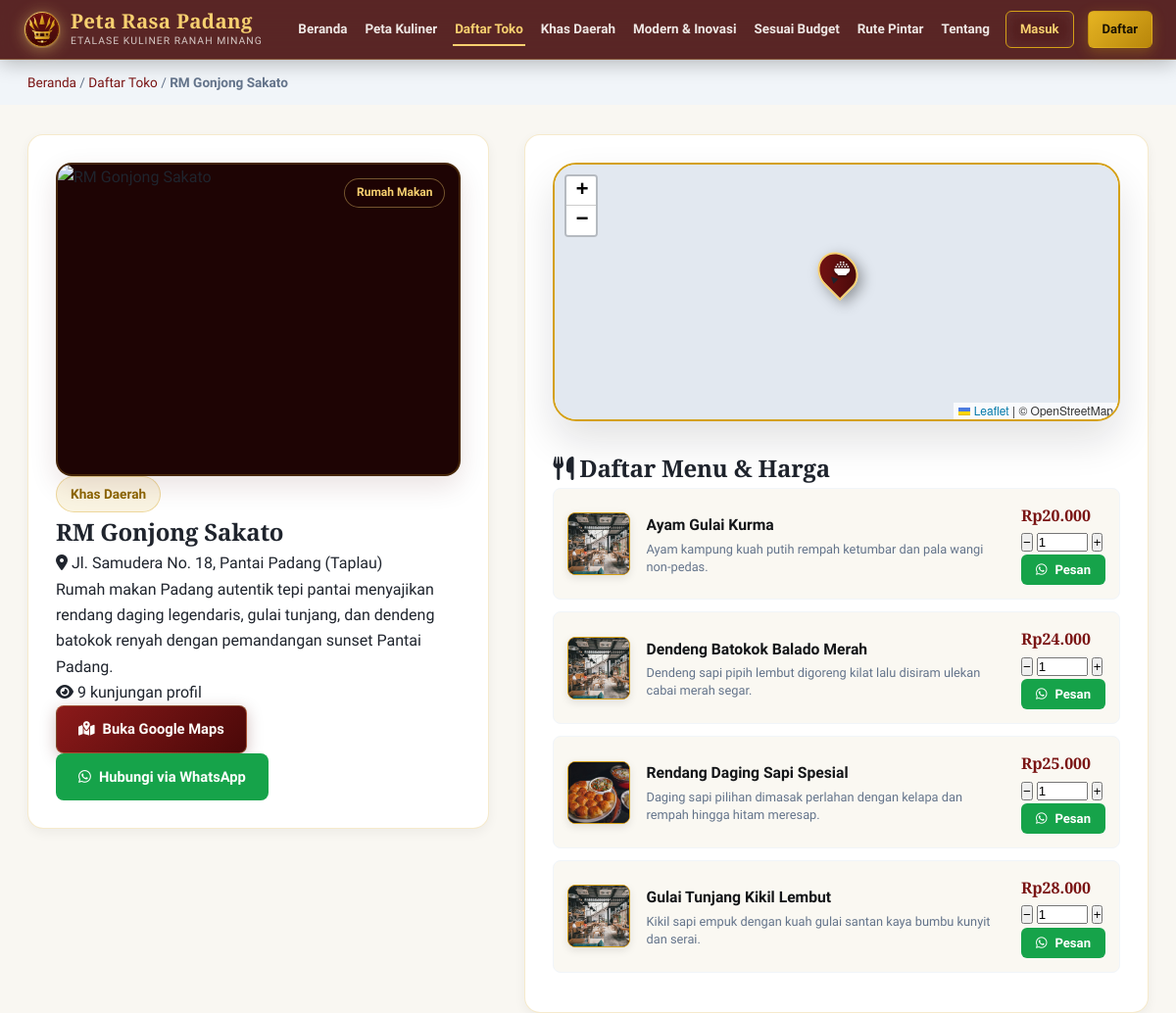
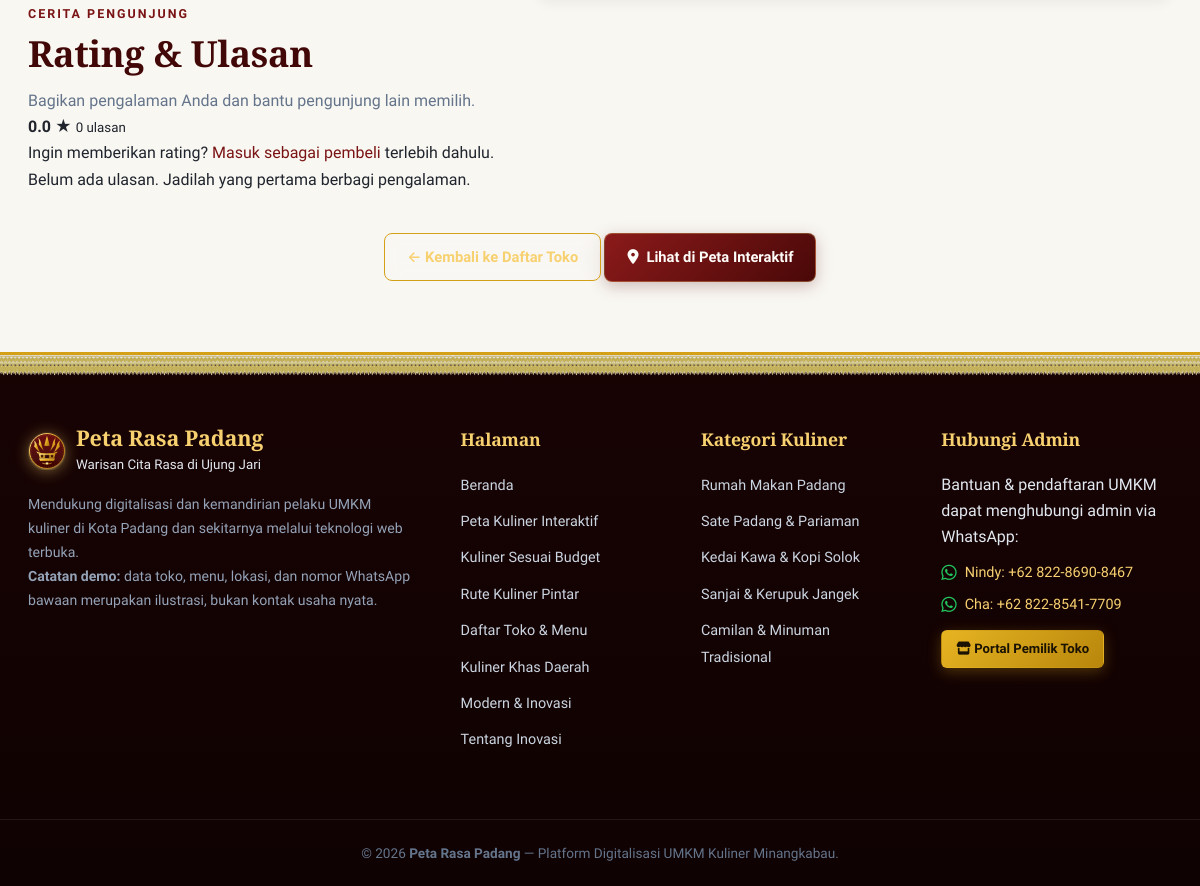
Screenshot of /detail.php?id=1 with the database file from the repository (2 pictures, top to bottom).
### tables this page shows
CREATE TABLE `toko` (
  `id_toko` int(11) NOT NULL AUTO_INCREMENT,
  `nama_toko` varchar(100) NOT NULL,
  `alamat` varchar(255) DEFAULT NULL,
  `kategori` varchar(50) DEFAULT NULL,
  `deskripsi` text DEFAULT NULL,
  `latitude` decimal(10,7) NOT NULL,
  `longitude` decimal(10,7) NOT NULL,
  `foto` varchar(255) DEFAULT NULL,
  `no_wa` varchar(20) DEFAULT NULL,
  `jam_buka` varchar(100) DEFAULT NULL,
  `is_khas` tinyint(1) DEFAULT 0,
  `is_hidden_gem` tinyint(1) DEFAULT 0,
  `visit_count` int(11) DEFAULT 0,
  `whatsapp_views` int(11) DEFAULT 0,
  `id_pemilik` int(11) DEFAULT NULL,
  PRIMARY KEY (`id_toko`),
  KEY `fk_toko_pemilik` (`id_pemilik`),
  CONSTRAINT `fk_toko_pemilik` FOREIGN KEY (`id_pemilik`) REFERENCES `users` (`id_user`) ON DELETE SET NULL
);

CREATE TABLE `menu` (
  `id_menu` int(11) NOT NULL AUTO_INCREMENT,
  `id_toko` int(11) NOT NULL,
  `nama_menu` varchar(100) NOT NULL,
  `harga` int(11) DEFAULT NULL,
  `deskripsi` varchar(255) DEFAULT NULL,
  `foto_menu` varchar(255) DEFAULT NULL,
  PRIMARY KEY (`id_menu`),
  KEY `id_toko` (`id_toko`),
  CONSTRAINT `menu_ibfk_1` FOREIGN KEY (`id_toko`) REFERENCES `toko` (`id_toko`) ON DELETE CASCADE
);

### detail.php (the view, shortened to what this page needs)
<?php
require_once 'koneksi.php';
$id_toko = (int)($_GET['id'] ?? 0);
$stmt = mysqli_prepare($koneksi, "SELECT * FROM toko WHERE id_toko = ?");
mysqli_stmt_bind_param($stmt, "i", $id_toko);
mysqli_stmt_execute($stmt);
$toko = mysqli_fetch_assoc(mysqli_stmt_get_result($stmt));
$stmt_m = mysqli_prepare($koneksi, "SELECT * FROM menu WHERE id_toko = ? ORDER BY harga ASC");
mysqli_stmt_bind_param($stmt_m, "i", $id_toko);
mysqli_stmt_execute($stmt_m);
$res_menu = mysqli_stmt_get_result($stmt_m);
$foto = !empty($toko['foto']) ? 'assets/img/' . $toko['foto'] : 'assets/img/default.png';
$maps_url = "https://www.google.com/maps?q=" . $toko['latitude'] . "," . $toko['longitude'];
$no_wa = $toko['no_wa'] ?? '';
$csrf_ulasan = $_SESSION['csrf_ulasan'] ?? bin2hex(random_bytes(32));
$stmt_rating = mysqli_prepare(
    $koneksi,
    "SELECT COUNT(*) AS total_ulasan, COALESCE(AVG(rating), 0) AS rata_rating
     FROM ulasan WHERE id_toko = ?"
);
mysqli_stmt_bind_param($stmt_rating, "i", $id_toko);
mysqli_stmt_execute($stmt_rating);
$ringkasan_rating = mysqli_fetch_assoc(mysqli_stmt_get_result($stmt_rating));
$ulasan_saya = null;
$stmt_ulasan_list = mysqli_prepare(
    $koneksi,
    "SELECT u.rating, u.komentar, u.balasan, u.created_at, u.replied_at, users.username
     FROM ulasan u
     INNER JOIN users ON users.id_user = u.id_user
     WHERE u.id_toko = ?
     ORDER BY u.created_at DESC"
);
mysqli_stmt_bind_param($stmt_ulasan_list, "i", $id_toko);
mysqli_stmt_execute($stmt_ulasan_list);
$res_ulasan = mysqli_stmt_get_result($stmt_ulasan_list);
$badges = [];
if (!empty($toko['is_khas'])) $badges[] = 'Khas Daerah';
?>
<!DOCTYPE html>
<html lang="id">
<head>
    <link rel="stylesheet" href="https://unpkg.com/leaflet@1.9.4/dist/leaflet.css">
    <link rel="stylesheet" href="assets/css/style.css">
    <link rel="stylesheet" href="https://cdnjs.cloudflare.com/ajax/libs/font-awesome/6.5.1/css/all.min.css">
</head>
<body>
    <?php include 'navbar.php'; ?>
    <section style="background:#F1F5F9;padding:12px 0;">
        <div style="max-width:1280px;margin:0 auto;padding:0 28px;font-size:0.85rem;color:#64748B;">
            <a href="index.php" style="color:var(--merah-utama);">Beranda</a>
            / <a href="toko.php" style="color:var(--merah-utama);">Daftar Toko</a>
            / <span style="font-weight:600;"><?= htmlspecialchars($toko['nama_toko']); ?></span>
        </div>
    </section>
    <section class="section-container" style="margin-top:30px;">
        <div class="detail-grid">
            <div class="detail-left">
                <div class="detail-img-wrapper">
                    <img src="<?= htmlspecialchars($foto); ?>" alt="<?= htmlspecialchars($toko['nama_toko']); ?>" class="detail-img" onerror="this.src='https://images.unsplash.com/photo-1555396273-367ea4eb4db5?w=500&q=80'">
                    <span class="card-badge" style="position:absolute;top:14px;right:14px;"><?= htmlspecialchars($toko['kategori']); ?></span>
                </div>
                <div class="detail-badges">
                    <?php foreach ($badges as $b): ?>
                        <span class="badge badge-gold" style="font-size:0.85rem;padding:6px 14px;"><?= htmlspecialchars($b); ?></span>
                    <?php endforeach; ?>
                </div>
                <h1 class="detail-title"><?= htmlspecialchars($toko['nama_toko']); ?></h1>
                <p class="detail-alamat"><i class="fa-solid fa-location-dot"></i> <?= htmlspecialchars($toko['alamat']); ?></p>
                <p class="detail-deskripsi"><?= htmlspecialchars($toko['deskripsi']); ?></p>
                <div class="detail-stat-row">
                    <span><i class="fa-solid fa-eye"></i> <?= (int)$toko['visit_count']; ?> kunjungan profil</span>
                </div>
                <div class="detail-actions">
                    <a href="<?= $maps_url; ?>" target="_blank" class="btn btn-primary"><i class="fa-solid fa-map-location-dot"></i> Buka Google Maps</a>
                    <?php if (!empty($no_wa)): ?>
                        <a href="https://wa.me/<?= htmlspecialchars($no_wa); ?>?text=<?= urlencode("Halo *" . $toko['nama_toko'] . "*, saya ingin bertanya seputar menu & pemesanan via Peta Rasa Padang."); ?>" target="_blank" class="btn" style="background:#16a34a;color:#fff;"><i class="fa-brands fa-whatsapp"></i> Hubungi via WhatsApp</a>
                    <?php endif; ?>
                </div>
            </div>
            <div class="detail-right">
                <div class="map-wrapper" style="margin-bottom:28px;">
                    <div id="detail-map" class="main-map" style="height:260px;"></div>
                </div>
                <div class="detail-menu-section">
                    <h2 class="detail-menu-title"><i class="fa-solid fa-utensils"></i> Daftar Menu & Harga</h2>
                    <?php if (mysqli_num_rows($res_menu) > 0): ?>
                        <div class="detail-menu-list">
                            <?php while ($m = mysqli_fetch_assoc($res_menu)):
                                $harga_fmt = 'Rp' . number_format($m['harga'], 0, ',', '.');
                                $foto_m = !empty($m['foto_menu']) ? 'assets/img/' . $m['foto_menu'] : 'assets/img/default.png';
                            ?>
                                <div class="detail-menu-item" data-id_menu="<?= $m['id_menu']; ?>" data-nama="<?= htmlspecialchars($m['nama_menu']); ?>" data-harga="<?= $m['harga']; ?>" data-nama_toko="<?= htmlspecialchars($toko['nama_toko']); ?>" data-no_wa="<?= htmlspecialchars($no_wa); ?>">
                                    <div class="menu-thumb-box">
                                        <img src="<?= htmlspecialchars($foto_m); ?>" alt="<?= htmlspecialchars($m['nama_menu']); ?>" class="menu-thumb-img" onerror="this.src='assets/img/default.png'">
                                    </div>
                                    <div class="menu-item-info">
                                        <strong><?= htmlspecialchars($m['nama_menu']); ?></strong>
                                        <?php if (!empty($m['deskripsi'])): ?>
                                            <small class="text-muted"><?= htmlspecialchars($m['deskripsi']); ?></small>
                                        <?php endif; ?>
                                    </div>
                                    <div class="menu-item-right">
                                        <span class="menu-item-price"><?= $harga_fmt; ?></span>
                                        <?php if (!empty($no_wa)): ?>
                                            <div class="menu-item-qty">
                                                <button class="qty-btn qty-minus">−</button>
                                                <input type="number" class="qty-input" value="1" min="1" max="99">
                                                <button class="qty-btn qty-plus">+</button>
                                            </div>
                                            <button class="btn btn-sm btn-wa-menu" style="background:#16a34a;color:#fff;white-space:nowrap;">
                                                <i class="fa-brands fa-whatsapp"></i> Pesan
                                            </button>
                                        <?php else: ?>
                                            <span class="text-muted" style="font-size:0.78rem;">WA tidak tersedia</span>
                                        <?php endif; ?>
                                    </div>
                                </div>
                            <?php endwhile; ?>
                        </div>
                    <?php else: ?>
                        <p class="text-muted">Belum ada menu terdaftar untuk toko ini.</p>
                    <?php endif; ?>
                </div>
            </div>
        </div>
        <section class="review-section" id="ulasan">
            <div class="review-heading">
                <div>
                    <span class="section-kicker">CERITA PENGUNJUNG</span>
                    <h2 class="section-heading">Rating & Ulasan</h2>
                    <p class="text-muted">Bagikan pengalaman Anda dan bantu pengunjung lain memilih.</p>
                </div>
                <div class="review-summary" aria-label="Rating rata-rata <?= number_format((float)$ringkasan_rating['rata_rating'], 1); ?> dari 5">
                    <strong><?= number_format((float)$ringkasan_rating['rata_rating'], 1); ?></strong>
                    <span class="review-stars" aria-hidden="true">★</span>
                    <small><?= (int)$ringkasan_rating['total_ulasan']; ?> ulasan</small>
                </div>
            </div>
            <?php if (($_SESSION['role'] ?? '') === 'user' && !empty($_SESSION['id_user'])): ?>
                <form method="POST" action="detail.php?id=<?= $id_toko; ?>#ulasan" class="review-form">
                    <input type="hidden" name="action" value="ulasan">
                    <input type="hidden" name="csrf_token" value="<?= htmlspecialchars($csrf_ulasan); ?>">
                    <label for="rating">Rating Anda</label>
                    <select id="rating" name="rating" class="form-control" required>
                        <option value="">Pilih bintang</option>
                        <?php for ($bintang = 5; $bintang >= 1; $bintang--): ?>
                            <option value="<?= $bintang; ?>" <?= (int)($ulasan_saya['rating'] ?? 0) === $bintang ? 'selected' : ''; ?>>
                                <?= $bintang; ?> <?= $bintang === 1 ? 'bintang' : 'bintang'; ?>
                            </option>
                        <?php endfor; ?>
                    </select>
                    <label for="komentar">Ulasan (opsional)</label>
                    <textarea id="komentar" name="komentar" class="form-control" rows="3" maxlength="2000" placeholder="Ceritakan pengalaman Anda..."><?= htmlspecialchars($ulasan_saya['komentar'] ?? ''); ?></textarea>
                    <button type="submit" class="btn btn-primary">
                        <?= $ulasan_saya ? 'Perbarui Ulasan' : 'Kirim Ulasan'; ?>
                    </button>
                    <?php if ($ulasan_saya): ?>
                        <small class="text-muted">Anda sudah memberi rating. Menyimpan ulasan baru akan menggantikan rating sebelumnya.</small>
                    <?php endif; ?>
                </form>
            <?php elseif (!isset($_SESSION['id_user'])): ?>
                <p class="review-login-note">Ingin memberikan rating? <a href="login.php">Masuk sebagai pembeli</a> terlebih dahulu.</p>
            <?php endif; ?>
            <div class="review-list">
                <?php if (mysqli_num_rows($res_ulasan) > 0): ?>
                    <?php while ($ulasan = mysqli_fetch_assoc($res_ulasan)): ?>
                        <article class="review-card">
                            <div class="review-card-heading">
                                <div>
                                    <strong><?= htmlspecialchars($ulasan['username']); ?></strong>
                                    <span class="review-stars" aria-label="<?= (int)$ulasan['rating']; ?> dari 5 bintang">
                                        <?= str_repeat('★', (int)$ulasan['rating']); ?><span class="review-stars-muted"><?= str_repeat('★', 5 - (int)$ulasan['rating']); ?></span>
                                    </span>
                                </div>
                                <time datetime="<?= htmlspecialchars($ulasan['created_at']); ?>"><?= date('d M Y', strtotime($ulasan['created_at'])); ?></time>
                            </div>
                            <?php if (trim((string)$ulasan['komentar']) !== ''): ?>
                                <p class="review-comment"><?= nl2br(htmlspecialchars($ulasan['komentar'])); ?></p>
                            <?php endif; ?>
                            <?php if (!empty($ulasan['balasan'])): ?>
                                <div class="review-reply">
                                    <strong>Balasan pemilik</strong>
                                    <p><?= nl2br(htmlspecialchars($ulasan['balasan'])); ?></p>
                                </div>
                            <?php endif; ?>
                        </article>
                    <?php endwhile; ?>
                <?php else: ?>
                    <div class="review-empty">Belum ada ulasan. Jadilah yang pertama berbagi pengalaman.</div>
                <?php endif; ?>
            </div>
        </section>
        <div style="text-align:center;margin-top:40px;">
            <a href="toko.php" class="btn btn-outline-gold">← Kembali ke Daftar Toko</a>
            <a href="peta.php?toko=<?= $id_toko; ?>" class="btn btn-primary"><i class="fa-solid fa-location-dot"></i> Lihat di Peta Interaktif</a>
        </div>
    </section>
    <?php include 'footer.php'; ?>
</body>
</html>

### rows the page displays
toko: nama_toko "RM Gonjong Sakato", kategori "Rumah Makan", alamat "Jl. Samudera No. 18, Pantai Padang (Taplau)", deskripsi "Rumah makan Padang autentik tepi pantai menyajikan rendang daging legendaris, gulai tunjang, dan dendeng batokok renyah dengan pemandangan sunset Pantai Padang.", visit_count "9"
menu: nama_menu "Ayam Gulai Kurma", deskripsi "Ayam kampung kuah putih rempah ketumbar dan pala wangi non-pedas.", harga "Rp20.000"
menu: nama_menu "Dendeng Batokok Balado Merah", deskripsi "Dendeng sapi pipih lembut digoreng kilat lalu disiram ulekan cabai merah segar.", harga "Rp24.000"
menu: foto_menu (picture), nama_menu "Rendang Daging Sapi Spesial", deskripsi "Daging sapi pilihan dimasak perlahan dengan kelapa dan rempah hingga hitam meresap.", harga "Rp25.000"
menu: nama_menu "Gulai Tunjang Kikil Lembut", deskripsi "Kikil sapi empuk dengan kuah gulai santan kaya bumbu kunyit dan serai.", harga "Rp28.000"

### other values shown
$b "Khas Daerah"
$ringkasan_rating['rata_rating'] "0.0"
$ringkasan_rating['total_ulasan'] "0"
